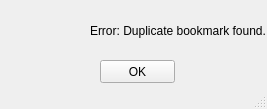
<?xml version="1.0" encoding="UTF-8"?>
<ui version="4.0">
 <class>MainWindow</class>
 <widget class="QMainWindow" name="MainWindow">
  <property name="geometry">
   <rect>
    <x>0</x>
    <y>0</y>
    <width>267</width>
    <height>109</height>
   </rect>
  </property>
  <property name="windowTitle">
   <string>MainWindow</string>
  </property>
  <widget class="QWidget" name="centralwidget">
   <widget class="QLabel" name="label">
    <property name="geometry">
     <rect>
      <x>0</x>
      <y>-10</y>
      <width>91</width>
      <height>91</height>
     </rect>
    </property>
    <property name="styleSheet">
     <string notr="true">image: url(ui/resources/error.png);</string>
    </property>
    <property name="text">
     <string/>
    </property>
   </widget>
   <widget class="QLabel" name="label_2">
    <property name="geometry">
     <rect>
      <x>90</x>
      <y>20</y>
      <width>181</width>
      <height>21</height>
     </rect>
    </property>
    <property name="text">
     <string>Error: Duplicate bookmark found.</string>
    </property>
   </widget>
   <widget class="QPushButton" name="pushButton">
    <property name="geometry">
     <rect>
      <x>100</x>
      <y>60</y>
      <width>75</width>
      <height>23</height>
     </rect>
    </property>
    <property name="text">
     <string>OK</string>
    </property>
   </widget>
  </widget>
  <widget class="QStatusBar" name="statusbar"/>
 </widget>
 <resources>
  <include location="error.qrc"/>
 </resources>
 <connections/>
</ui>
